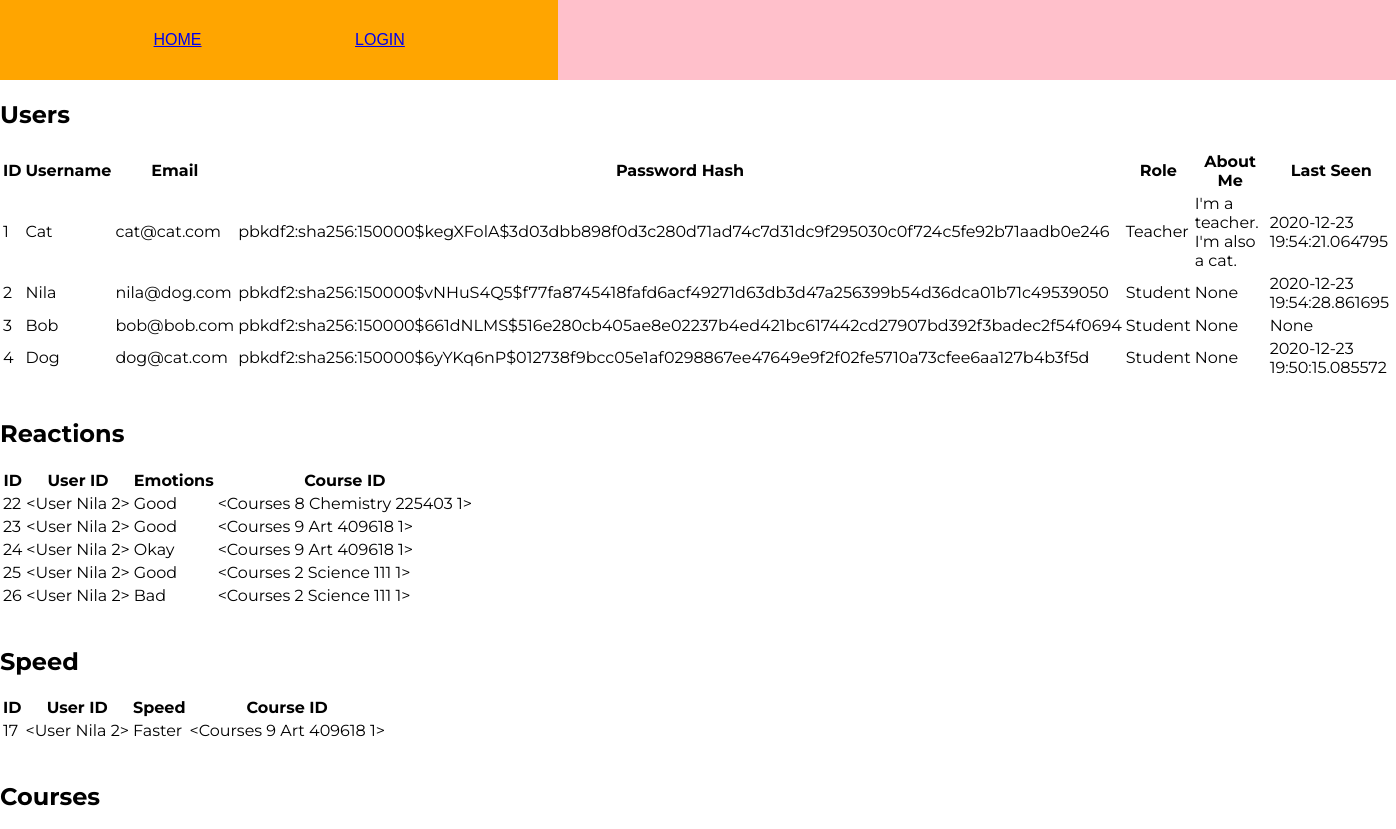
The page /database (upper part) on the database as committed earlier.
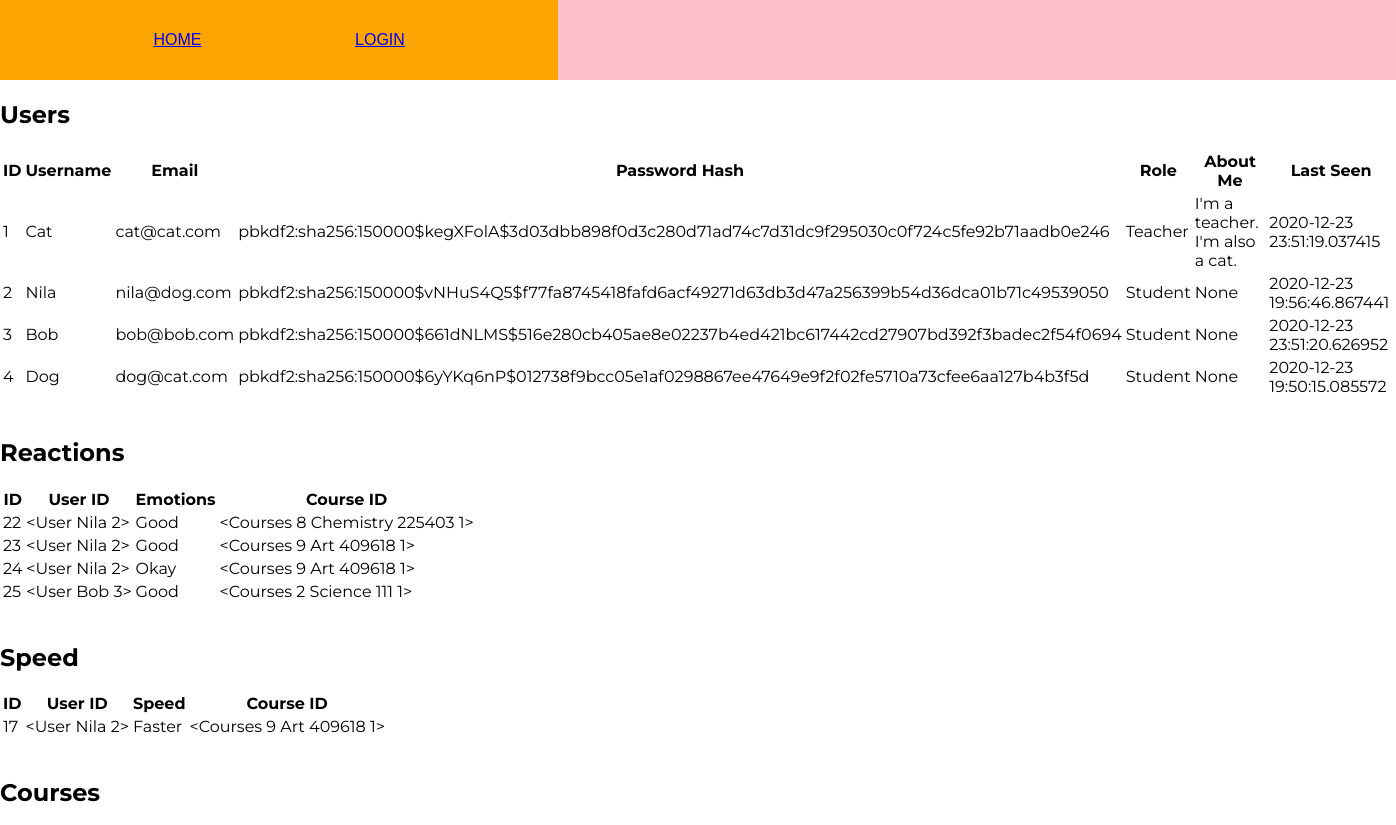
The same page on the database as committed later.
### app/models.py (models this page shows, shortened)
class User(UserMixin, db.Model):
    id = db.Column(db.Integer, primary_key=True)
    username = db.Column(db.String(64), index=True, unique=True) # adding columns to the database
    email = db.Column(db.String(120), index=True, unique=True)
    password_hash = db.Column(db.String(128))
    role = db.Column(db.Integer, index=False, unique=False) # 0 is Teacher, 1 is Student
    about_me = db.Column(db.String(140))
    last_seen = db.Column(db.DateTime, default=datetime.utcnow)
    posts = db.relationship('Post', backref='author', lazy='dynamic') # First part is calling it from the Post model, secret field is the backref (author)
    reactions = db.relationship('Reactions', backref='reactor', lazy='dynamic') # This will show all the reactions that this user has made
    teaches = db.relationship('Courses', backref='teacher', lazy='dynamic') # This will show all the courses that the user teaches
    signups = db.relationship('Signups', backref='student', lazy='dynamic') # This will show all of the signups of that user
    speed = db.relationship('Speed', backref='speeder', lazy='dynamic') # This will show all the speed complaints of that user
    def __repr__(self):
        return '<User {} {}>'.format(self.username, self.id)

class Reactions(db.Model): # A base class for all models from Flask SQLAlchemy
    id = db.Column(db.Integer, primary_key=True) # every new database should have an ID so it knows how to organize the info passed in
    user_id = db.Column(db.Integer, db.ForeignKey('user.id')) # Taking the user ID from the user model, using the backref of reactor will show you the actual user
    emotions = db.Column(db.Integer, index=False, unique=False) # Creating a new column in the database for emotions. Not unique and not indexable
    reactions_course_id = db.Column(db.Integer, db.ForeignKey('courses.id')) # Using backref of course_actual will show you the actual course

class Courses(db.Model):
    id = db.Column(db.Integer, primary_key=True) # Always need ID
    course_name = db.Column(db.String(140), index=False, unique=False) # Not indexable or unique bc many people can have the same course
    code = db.Column(db.Integer, index=True, unique=True) # Indexable to link it back to the course name
    teacher_id = db.Column(db.Integer, db.ForeignKey('user.id'))  # Taking the user ID from the user model, using backref of teacher will show you the actual teacher
    signups = db.relationship('Signups', backref='course_id', lazy='dynamic') # This will show all the student signups for this course
    reactions = db.relationship('Reactions', backref='course_actual', lazy='dynamic') # This will show all the reactions for this course
    speed = db.relationship('Speed', backref='course_s', lazy='dynamic') # This will show all the speed complaints for this course
    status = db.relationship('Status', backref='s_course_id', lazy='dynamic') # This will show the status of the course, one-to-one relationship
    def __repr__(self):
        return '<Courses {} {} {} {}>'.format(self.id, self.course_name, self.code, self.teacher_id)

class Speed(db.Model):
    id = db.Column(db.Integer, primary_key=True)
    user_id = db.Column(db.Integer, db.ForeignKey('user.id')) # Use the backref of speeder will show you actual user
    speed = db.Column(db.Integer, index=False, unique=False) # New column holding speed values, not unique nor indexable
    speed_course_id = db.Column(db.Integer, db.ForeignKey('courses.id')) # Using backref of course_s will show actual course

### app/routes.py (the view)
@app.route('/database')
def database():
    user_all = User.query.all() # All the users are stored in this variable, to be used in the HTML
    reactions_all = Reactions.query.all()
    courses_all = Courses.query.all()
    signups_all = Signups.query.all()
    speed_all = Speed.query.all()
    status_all = Status.query.all()
    user_signups = User.query.join(Signups, (Signups.user_id == User.id)).join(Courses, (Courses.id == Signups.course))
    return render_template('database.html', user_all=user_all, reactions_all=reactions_all, courses_all=courses_all, signups_all=signups_all, user_signups=user_signups, speed_all=speed_all, status_all=status_all, title='Database') # Have to pass in your variables above in here

### app/routes.py (called while the page is built)
@app.before_request # This function will be executed right before the view function
def before_request():
    if current_user.is_authenticated: # Checks whether the current user is logged in
        current_user.last_seen = datetime.utcnow() # Sets the last seen to the date using the UTC time zone
        db.session.commit() # Don't need to do db.session.add() because the user is already in the database (using a current_user)

### app/templates/database.html (shortened to what this page needs)
{% extends "base.html" %}
{% block content %}
    <h2>Users</h2>
    <table>
    <tr>
        <th>ID</th>
        <th>Username</th>
        <th>Email</th>
        <th>Password Hash</th>
        <th>Role</th>
        <th>About Me</th>
        <th>Last Seen</th>
    </tr>
    {% for user in user_all %}
        <tr>
            <td>{{ user.id }}</td>
            <td>{{ user.username }}</td>
            <td>{{ user.email }}</td>
            <td>{{ user.password_hash }}</td>
            {% if user.role == 0 %}
                <td>Teacher</td>
            {% else %}
                <td>Student</td>
            {% endif %}
            <td>{{ user.about_me }}</td>
            <td>{{ user.last_seen }}</td>
        </tr>
    {% endfor %}
    </table>
    <br>
    <h2>Reactions</h2>
    <table>
    <tr>
        <th>ID</th>
        <th>User ID</th>
        <th>Emotions</th>
        <th>Course ID</th>
    </tr>
    {% for r in reactions_all %}
        <tr>
            <td>{{ r.id }}</td>
            <td>{{ r.reactor }}</td>
            {% if r.emotions == 0 %}
                <td>Good</td>
            {% elif r.emotions == 1 %}
                <td>Okay</td>
            {% else %}
                <td>Bad</td>
            {% endif %}
            <td>{{ r.course_actual }}</td>
        </tr>
    {% endfor %}
    </table>
    <br>
    <h2>Speed</h2>
    <table>
    <tr>
        <th>ID</th>
        <th>User ID</th>
        <th>Speed</th>
        <th>Course ID</th>
    </tr>
    {% for s in speed_all %}
        <tr>
            <td>{{ s.id }}</td>
            <td>{{ s.speeder }}</td>
            {% if s.speed == 0 %}
                <td>Faster</td>
            {% else %}
                <td>Slower</td>
            {% endif %}
            <td>{{ s.course_s }}</td>
        </tr>
    {% endfor %}
    </table>
    <br>
    <h2>Courses</h2>
    <br>
    <br>
    <br>
    <br>
{% endblock %}

Rows that differ between the two databases and show on the page:
removed Reactions: id "26", reactor "<User Nila 2>", emotions "Bad", course_actual "<Courses 2 Science 111 1>"
changed User "Cat": last_seen "2020-12-23 19:54:21.064795" → "2020-12-23 23:51:19.037415"
changed User "Nila": last_seen "2020-12-23 19:54:28.861695" → "2020-12-23 19:56:46.867441"
changed User "Bob": last_seen "None" → "2020-12-23 23:51:20.626952"
changed Reactions "<Courses 2 Science 111 1>": reactor "<User Nila 2>" → "<User Bob 3>"
